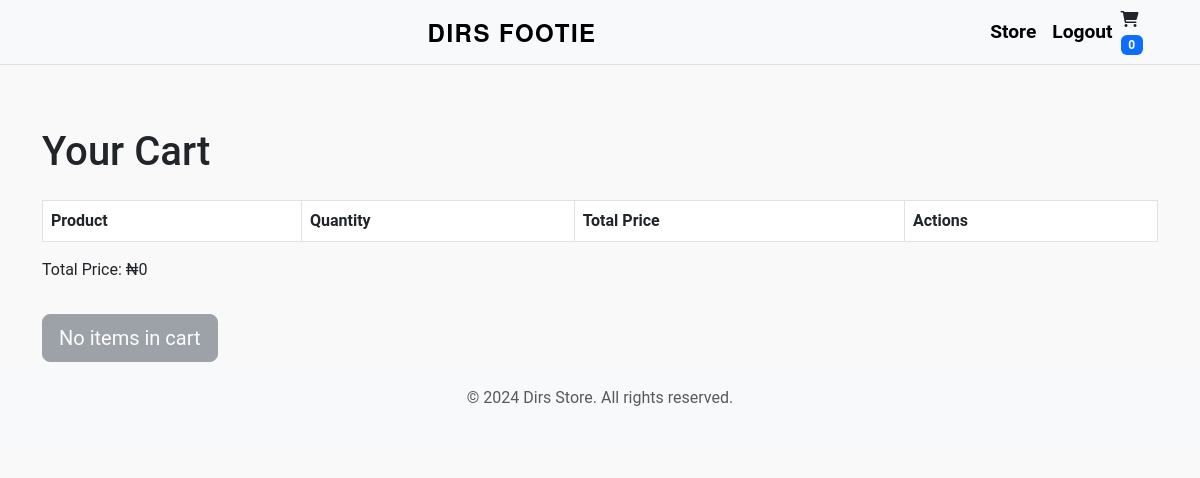
Before: /store/cart/ (signed in) with the older database file.
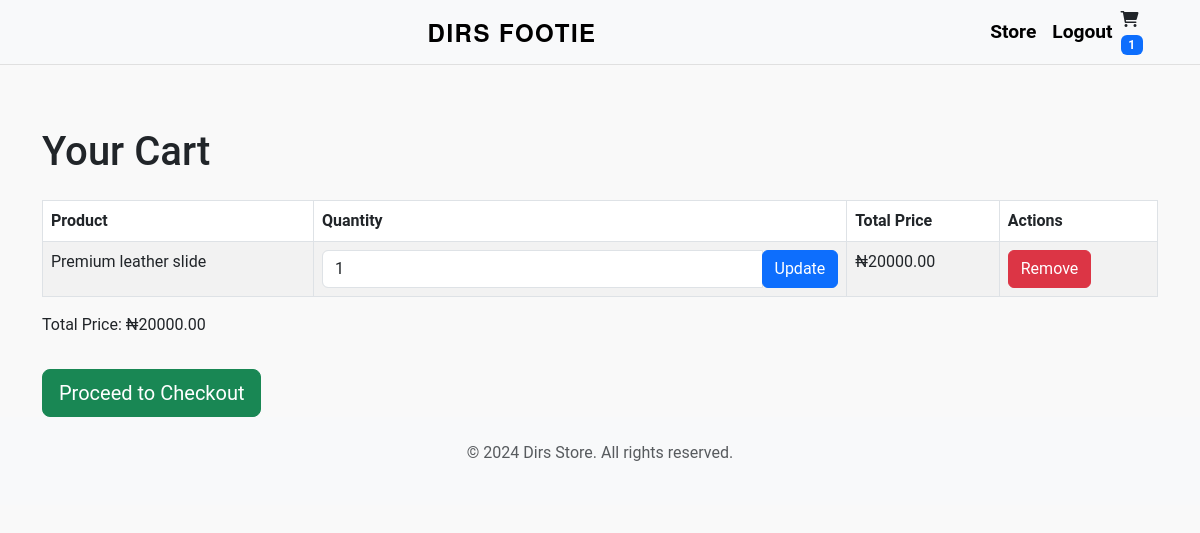
After: the same page with the newer database file.
### store/models.py (models this page shows, shortened)
class CartItem(models.Model):
    cart = models.ForeignKey(Cart, on_delete=models.CASCADE)
    product = models.ForeignKey(Product, on_delete=models.CASCADE)
    quantity = models.PositiveIntegerField(default=1)
    def get_total_price(self):
        return self.quantity * self.product.price

class Product(models.Model):
    CATEGORY_CHOICES = [
        ('Clothes', 'Clothes'),
        ('Shoes', 'Shoes'),
        ('Trousers', 'Trousers'),
        ('Bags', 'Bags'),
    ]
    name = models.CharField(max_length=255)
    description = models.TextField()
    price = models.DecimalField(max_digits=10, decimal_places=2)
    category = models.CharField(max_length=50, choices=CATEGORY_CHOICES)
    image = models.ImageField(upload_to='products/')

### store/views.py (the view)
# urls.py: path('cart/', views.cart_view, name='cart_view'),
@login_required(login_url='/login/')
def cart_view(request):
    cart = Cart.objects.get(user=request.user)
    cart_items = CartItem.objects.filter(cart=cart)
    total_price = sum(item.get_total_price() for item in cart_items)
    return render(request, 'store/cart.html', {
        'cart_items': cart_items,
        'total_price': total_price,
        'total_items': total_price
    })

### store/context_processors.py (called while the page is built)
def cart_item_count(request):
    if request.user.is_authenticated:
        cart = Cart.objects.filter(user=request.user).first()
        if cart:
            total_items = CartItem.objects.filter(cart=cart).count()
            return {'cart_item_count': total_items}
    return {'cart_item_count': 0}

### store/templates/store/cart.html (shortened to what this page needs)
{% extends 'store/base.html' %}
{% block content %}
<div class="container mt-5">
    <h1 class="mb-4">Your Cart</h1>
    <table class="table table-striped table-bordered">
        <thead class="thead-dark">
            <tr>
                <th>Product</th>
                <th>Quantity</th>
                <th>Total Price</th>
                <th>Actions</th>
            </tr>
        </thead>
        <tbody>
            {% for item in cart_items %}
            <tr>
                <td>{{ item.product.name }}</td>
                <td>
                    <form method="POST" action="{% url 'store:update_cart_item' item.id %}">
                        <div class="input-group">
                            <input type="number" name="quantity" value="{{ item.quantity }}" min="1" class="form-control">
                            <div class="input-group-append">
                                <button type="submit" class="btn btn-primary">Update</button>
                            </div>
                        </div>
                    </form>
                </td>
                <td>₦{{ item.get_total_price }}</td>
                <td>
                    <a href="{% url 'store:remove_from_cart' item.id %}" class="btn btn-danger">Remove</a>
                </td>
            </tr>
            {% endfor %}
        </tbody>
    </table>
    <p class="font-weight-bold">Total Price: ₦{{ total_price }}</p>
    {% if cart_items %}
        <a href="{% url 'store:checkout' %}" class="btn btn-success btn-lg mt-3">Proceed to Checkout</a>
    {% else %}
        <button type="button" class="btn btn-secondary btn-lg mt-3" disabled>No items in cart</button>
    {% endif %}
</div>
{% endblock %}

Changed rows visible on the page:
added CartItem: product.name "Premium leather slide", quantity "1", get_total_price "20000.00"
Other visible differences:
{{ cart_item_count }}: "0" → "1"
{{ total_price }}: "0" → "20000.00"
text no longer shown: "No items in cart"
text now shown: "Proceed to Checkout"
